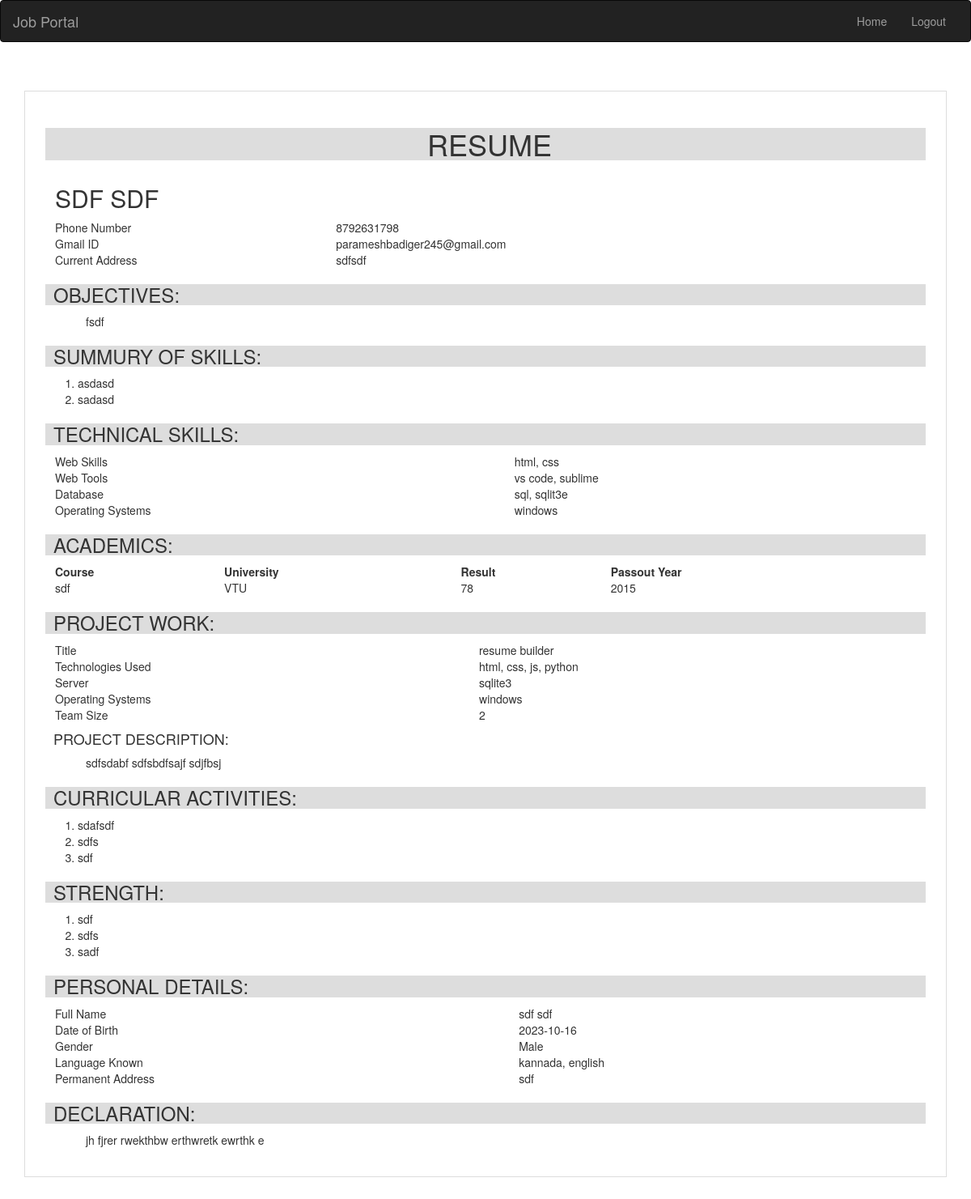
The page /view/parameshbadiger245@gmail.com on the database its author committed.
### tables this page shows
CREATE TABLE personal(fname TEXT, lname TEXT, bday TEXT, gender TEXT, pnum TEXT, gmail TEXT, caddress TEXT, paddress TEXT, languages TEXT, marital TEXT, declaration TEXT);

CREATE TABLE other(objective TEXT, skill TEXT, tool TEXT, db TEXT, sos TEXT , title TEXT, srvr TEXT, pos TEXT, team TEXT, tech TEXT, desp TEXT, gmail TEXT);

CREATE TABLE summury(gmail TEXT, summuries TEXT);

CREATE TABLE academics(gmail TEXT, course TEXT, university TEXT, result TEXT, passout TEXT);

CREATE TABLE activity(gmail TEXT, activities TEXT);

CREATE TABLE strength(gmail TEXT, strengths TEXT);

### app.py (the view)
@app.route('/view/<email>')
def view(email):
    connection = sqlite3.connect('job_recommend.db')
    cursor = connection.cursor()
    cursor.execute("SELECT * FROM other WHERE gmail = '"+email+"'")
    result = cursor.fetchone()
    objective, skill, tool, db, sos, title, srvr, pos, team, tech, desp = result[:-1]
    cursor.execute("SELECT * FROM personal WHERE gmail = '"+email+"'")
    result = cursor.fetchone()
    fname, lname, bday, gender, pnum, gid, caddress, paddress, languages, marital, declaration = result
    fullname = fname+' '+lname
    cursor.execute("SELECT course, university, result, passout FROM academics WHERE gmail = '"+email+"'")
    academic = cursor.fetchall()
    cursor.execute("SELECT summuries FROM summury WHERE gmail = '"+email+"'")
    summury = cursor.fetchall()
    cursor.execute("SELECT activities FROM activity WHERE gmail = '"+email+"'")
    activity = cursor.fetchall()
    cursor.execute("SELECT strengths FROM strength WHERE gmail = '"+email+"'")
    strength = cursor.fetchall()
    return render_template('viewresume.html', ud=result[0], objective=objective, declaration=declaration,marital=marital,
        languages=languages,paddress=paddress, caddress=caddress,gid=gid,pnum=pnum,gender=gender,bday=bday,
        fullname=fullname,lname=lname,fname=fname,strength=strength,activities=activity,desp=desp,tech=tech,
        team=team,pos=pos,srvr=srvr,title=title,sos=sos,db=db,tool=tool,skill=skill,summury=summury,academic=academic)

### templates/viewresume.html (shortened to what this page needs)
<!DOCTYPE html>
<html lang="en">
<head>
    <link rel="stylesheet" href="http://127.0.0.1:5000/static/css/resume.css">
    <link rel="stylesheet" href="https://maxcdn.bootstrapcdn.com/font-awesome/4.7.0/css/font-awesome.min.css">
    <link rel="stylesheet" href="https://maxcdn.bootstrapcdn.com/bootstrap/3.3.7/css/bootstrap.min.css">
</head>
<body>
    <nav class="navbar navbar-inverse" style="margin: 0;">
        <div class="container-fluid">
          <div class="navbar-header">
            <a class="navbar-brand" >Job Portal</a>
              </div>
          <div class="collapse navbar-collapse" id="myNavbar">
            <ul class="nav navbar-nav navbar-right">
                <li ><a href="/adminhome"></span>Home</a></li>
               <li ><a href="/logout"></span>Logout</a></li>
            </ul>
          </div>
        </div>
      </nav>
    <div class="container">
        <div id="htmltopdf">
            <div>
                <h1>RESUME</h1>
                <table>
                    <tr>
                        <td colspan="2" ><h2>{{ fullname }}</h2></td>
                    </tr>
                    <tr>
                        <td>Phone Number</td>
                        <td>{{ pnum }}</td>
                    </tr>
                    <tr>
                        <td>Gmail ID</td>
                        <td>{{ gid }}</td>
                    </tr>
                    <tr>
                        <td>Current Address</td>
                        <td>{{ caddress }}</td>
                    </tr>
                </table>
            </div>
            <div>
                <h3>OBJECTIVES:</h3>
                <p>{{ objective }}</p>
            </div>
            <div>
                <h3>SUMMURY OF SKILLS:</h3>
                <ol>
                {% for i in summury %}
                <li>{{ i[0] }}</li>
                {% endfor %}
                </ol>
            </div>
            <div>
                <h3>TECHNICAL SKILLS:</h3>
                <table>
                    <tr>
                        <td>Web Skills</td>
                        <td>{{ skill }}</td>
                    </tr>
                    <tr>
                        <td>Web Tools</td>
                        <td>{{ tool }}</td>
                    </tr>
                    <tr>
                        <td>Database</td>
                        <td>{{ db }}</td>
                    </tr>
                    <tr>
                        <td>Operating Systems</td>
                        <td>{{ sos }}</td>
                    </tr>
                </table>
            </div>
            <div id="edu">
                <h3>ACADEMICS:</h3>
                <table>
                    <tr>
                        <th>Course</th>
                        <th>University</th>
                        <th>Result</th>
                        <th>Passout Year</th>
                    </tr>
                    {% for row in academic %}
                    <tr>
                        {% for i in row %}
                                    <td>{{i}}</td>
                        {% endfor %}
                                </tr>
                    {% endfor %}
                </table>
            </div>
            <div>
                <h3>PROJECT WORK:</h3>
                <table>
                    <tr>
                        <td>Title</td>
                        <td>{{ title }}</td>
                    </tr>
                    <tr>
                        <td>Technologies Used</td>
                        <td>{{ tech }}</td>
                    </tr>
                    <tr>
                        <td>Server</td>
                        <td>{{ srvr }}</td>
                    </tr>
                    <tr>
                        <td>Operating Systems</td>
                        <td>{{ pos }}</td>
                    </tr>
                    <tr>
                        <td>Team Size</td>
                        <td>{{ team }}</td>
                    </tr>
                </table>
            </div>
            <div>
                <h4>PROJECT DESCRIPTION:</h4>
                <p>{{ desp }}</p>
            </div>
            <div>
                <h3>CURRICULAR ACTIVITIES:</h3>
                <ol>
                {% for i in activities%}
                <li>{{ i[0] }}</li>
                {% endfor %}
                </ol>
            </div>
            <div>
                <h3>STRENGTH:</h3>
                <ol>
                {% for i in strength %}
                <li>{{ i[0] }}</li>
                {% endfor %}
                </ol>
            </div>
            <div>
                <h3>PERSONAL DETAILS:</h3>
                <table>
                    <tr><td>Full Name</td><td>{{ fullname }}</td></tr>
                    <tr><td>Date of Birth</td><td> {{ bday }}</td></tr>
                    <tr><td>Gender</td><td>{{ gender }}</td></tr>
                    <tr><td>Language Known</td><td>{{ languages }}</td></tr>
                    <tr><td>Permanent Address</td><td>{{ paddress }}</a></td></tr>
                </table>
            </div>
            <div>
                <h3>DECLARATION:</h3>
                <p>{{ declaration }}</p>
            </div>
        </div>
        </div>
        </body>
        </html>

### static/css/resume.css (style rules this page uses)
.container { padding: 5%; }
#htmltopdf { border: 1px solid #ddd; padding: 25px; background-color: white; }
td, th { padding: 4px 8px; }
table { margin-left: 12px; width: 98%; }
h1 { margin-top:0; text-align: center; background-color: #ddd; padding-left: 1rem; }
h2 { margin: 0; text-transform: uppercase; }
h3 { background-color: #ddd; padding-left: 1rem; }
h4 { padding-left: 1rem; }
p { text-indent: 50px; }

### rows shown on the page
personal: pnum "8792631798", gmail "parameshbadiger245@gmail.com", caddress "sdfsdf", bday "2023-10-16", gender "Male", languages "kannada, english", paddress "sdf", declaration "jh fjrer rwekthbw erthwretk ewrthk e"
other: objective "fsdf", skill "html, css", tool "vs code, sublime", db "sql, sqlit3e", sos "windows", title "resume builder", tech "html, css, js, python", srvr "sqlite3", pos "windows", desp "sdfsdabf sdfsbdfsajf sdjfbsj"
summury: summuries "asdasd"
summury: summuries "sadasd"
academics: course "sdf", university "VTU", result "78", passout "2015"
activity: activities "sdafsdf"
activity: activities "sdfs"
activity: activities "sdf"
strength: strengths "sdf"
strength: strengths "sdfs"
strength: strengths "sadf"

### other values the page prints
{{ fullname }} "SDF SDF"
{{ team }} "2"
{{ fullname }} "sdf sdf"
